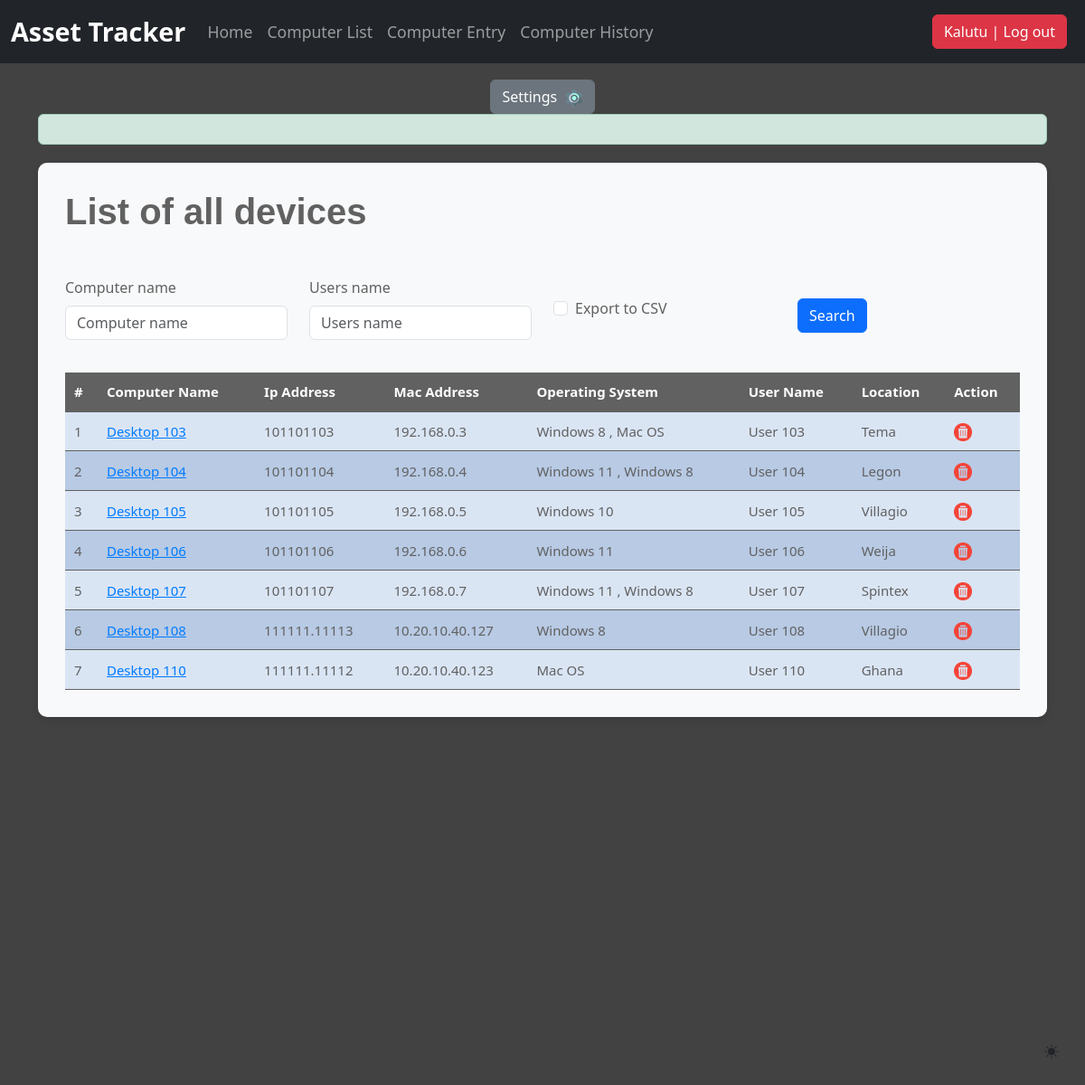
/computer_list/ (signed in), run on the app's committed database.
### djangoapp/models.py (models this page shows, shortened)
class Computer(models.Model):
    computer_name = models.CharField(max_length=30, blank=True, null=True)
    IP_address = models.CharField(max_length=30)
    MAC_address = models.CharField(max_length=30)
    timestamp = models.DateField(auto_now_add = True, auto_now = False, blank=True)
    operating_system = models.ManyToManyField(Operating_system, blank=True)
    users_name = models.CharField(max_length=30, blank=True, null=True)
    location = models.CharField(max_length=30)
    purchase_date = models.DateField("Purchase Date",auto_now_add = False, auto_now = False, blank=True, null=True)
    export_to_CSV = models.BooleanField(default=False)

class Operating_system(models.Model):
    operating_system = models.CharField(max_length=30, blank=True)

### djangoapp/views.py (the view, shortened to what this page needs)
# urls.py: path('computer_list/', computer_list, name='computer_list'),
def computer_list(request):
    title = "List of all devices"
    form = ComputerSearchForm(request.POST or None)
    if request.method == 'POST':
        queryset = Computer.objects.all().order_by('-timestamp').filter(computer_name__icontains=form['computer_name'].value(), users_name__icontains=form['users_name'].value())
    else:
        queryset = Computer.objects.all()
    context = {
        "title": title,
        "queryset": queryset,
        "form": form,
    }
    return render(request, "computer_list.html", context)

### djangoapp/forms.py
class ComputerSearchForm(forms.ModelForm):
    class Meta:
        model = Computer
        fields = ['computer_name', 'users_name', 'export_to_CSV']

### djangoapp/templates/computer_list.html (shortened to what this page needs)
{% extends "header.html" %}
{% load static %}
{% load bootstrap5 %}
{% block header %}
<main class="container">
  {% if request.user.is_authenticated %}
  <div class="alert alert-success custom-alert">
  </div>
  <div class="bg-body-tertiary custom-container">
    <h1 class="title mb-5 custom-title">{{ title }}</h1>
    <div class="row mb-3">
      <form method="post" action="" class="pr-4">
          <div class="row align-items-center">
              {% for field in form %}
              <div class="col-sm-3">
                  {% bootstrap_field field %}
              </div>
              {% if field.name == 'export_to_CSV' %}
              <div class="col-sm-3 ml-auto">
                  <input class="btn btn-primary" type="submit" value="Search" />
              </div>
              {% endif %}
              {% endfor %}
          </div>
      </form>
    </div>
    <table class="custom-table">
        <tr>
            <th>#</th>
            <th>Computer Name</th>
            <th>Ip Address</th>
            <th>Mac Address</th>
            <th>Operating System</th>
            <th>User Name</th>
            <th>Location</th>
            <th>Action</th>
        </tr>
        {% for instance in queryset %}
        <tr>
          <td>{{ forloop.counter }}</td>
          {% if perms.djangoapp.change_computer %}
          <td><a href="{% url 'computer_edit' id=instance.id %}" data-toggle="tooltip" title="edit this item" style="color: #007bff;">{{ instance.computer_name }}</a></td>
          {% else %}
          <td>{{ instance.computer_name }}</td>
          {% endif %}
          <td>{{ instance.MAC_address }}</td>
          <td>{{ instance.IP_address }}</td>
          <td>
              {% for os in instance.operating_system.all %}
                  {{ os.operating_system }}
                  {% if not forloop.last %}, {% endif %}
              {% endfor %}
          </td>
          <td>{{ instance.users_name }}</td>
          <td>{{ instance.location }}</td>
          {% if perms.djangoapp.delete_computer %}
            <td><a href="{% url 'computer_delete' id=instance.id %}" data-toggle="tooltip" title="delete this item"><img class="custom-img" src="{% static 'img/del.png' %}" alt="Delete"></a></td>
          {% else %}
            <td><img class="custom-img" src="{% static 'img/del.png' %}" alt="Delete"></td>
          {% endif %}
        </tr>
        {% endfor %}
    </table>
  </div>
  {% else %}
  <p class="login-link">Log in <a href="/accounts/login">here</a></p>
  {% endif %}
</main>
{% endblock header %}

### djangoapp/templates/navbar.html (shortened to what this page needs)
{% load static %}
<!DOCTYPE html>
<html lang="en">
<head>
    <link href="{% static 'css/bootstrap.min.css' %}" rel="stylesheet">
    <link href="{% static 'css/stylesheet.css' %}" rel="stylesheet">
</head>
<body>
    <nav class="navbar navbar-expand-md navbar-dark fixed-top bg-dark">
        <div class="container-fluid">
            <a class="navbar-brand" href="/">Asset Tracker</a>
            <div class="collapse navbar-collapse" id="navbarCollapse">
                {% if request.user.is_authenticated %}
                <ul class="navbar-nav me-auto mb-2 mb-md-0">
                    <li class="nav-item">
                        <a class="nav-link{% if request.path == '/' %} active{% endif %}" href="/">Home</a>
                    </li>
                    <li class="nav-item">
                        <a class="nav-link{% if request.path == '/computer_list' %} active{% endif %}" href="/computer_list">Computer List</a>
                    </li>
                    <li class="nav-item">
                        <a class="nav-link{% if request.path == '/computer_entry' %} active{% endif %}" href="/computer_entry">Computer Entry</a>
                    </li>
                    <li class="nav-item">
                        <a class="nav-link{% if request.path == '/computerhistory_list' %} active{% endif %}" href="/computerhistory_list">Computer History</a>
                    </li>
                </ul>
                <ul class="navbar-nav ml-auto mb-2 mb-md-0">
                    <li class="nav-item">
                        <a class="nav-link" href="/accounts/logout/">
                            <button class="btn btn-danger">{{ request.user.username }} | Log out</button>
                        </a>
                    </li>
                </ul>
                {% endif %}
            </div>
        </div>
    </nav>
    {% if request.user.is_authenticated %}
    <div class="text-center mt-3">
        <a href="/settings" class="btn btn-settings">
            Settings <img src="{% static 'img/settings.png' %}" alt="Settings Icon">
        </a>
    </div>
    {% endif %}
</body>
</html>

### djangoapp/static/css/stylesheet.css (style rules this page uses)
body { background-image: url(); }
.title { font-family: helvetica; font-weight: bold; font-size: 25px; color: #2e6da4; text-align: left; }
table { width: 100%; text-align: center; font-size: 15px; }
table tr:nth-child(odd) { background: #B8CAE4 }
table tr:nth-child(even) { background: #dae5f4 }

### djangoapp/static/css/navbar-fixed.css (style rules this page uses)
body { min-height: 75rem; padding-top: 4.5rem; }

### djangoapp/templates/navbar.html (style rules this page uses)
.navbar-brand { font-size: 1.8rem; font-weight: bold; }
.nav-link { padding: 0.5rem 1rem; font-size: 1.1rem; transition: color 0.3s ease; }
.btn-settings { color: #fff; background-color: #6c757d; border-color: #6c757d; font-size: 1rem; transition: background-color 0.3s ease, border-color 0.3s ease, color 0.3s ease; }
.btn-settings img { height: 1.2rem; margin-left: 5px; transition: transform 0.3s ease; }

### djangoapp/templates/computer_list.html (style rules this page uses)
body { background-color: #424242; color: #616161; }
.custom-container { background-color: #616161; border-radius: 10px; padding: 30px; box-shadow: 0 4px 8px rgba(0, 0, 0, 0.1); }
.custom-title { font-size: 2.5rem; color: #616161; }
.custom-table { width: 100%; margin-top: 20px; border-collapse: collapse; }
.custom-table th, .custom-table td { padding: 10px; text-align: left; border-bottom: 1px solid #616161; }
.custom-table th { background-color: #616161; color: #ffffff; }
.custom-alert { margin-bottom: 20px; }
.custom-img { height: 20px; }

### data on the page
Computer: computer_name "Desktop 103", MAC_address "101101103", IP_address "192.168.0.3", users_name "User 103", location "Tema"
Operating_system: operating_system "Windows 8"
Operating_system: operating_system "Mac OS"
Computer: computer_name "Desktop 104", MAC_address "101101104", IP_address "192.168.0.4", users_name "User 104", location "Legon"
Operating_system: operating_system "Windows 11"
Computer: computer_name "Desktop 105", MAC_address "101101105", IP_address "192.168.0.5", users_name "User 105", location "Villagio"
Operating_system: operating_system "Windows 10"
Computer: computer_name "Desktop 106", MAC_address "101101106", IP_address "192.168.0.6", users_name "User 106", location "Weija"
Computer: computer_name "Desktop 107", MAC_address "101101107", IP_address "192.168.0.7", users_name "User 107", location "Spintex"
Computer: computer_name "Desktop 108", MAC_address "111111.11113", IP_address "10.20.10.40.127", users_name "User 108", location "Villagio"
Computer: computer_name "Desktop 110", MAC_address "111111.11112", IP_address "10.20.10.40.123", users_name "User 110", location "Ghana"

### other printed values
{{ request.user.username }} "Kalutu"
{{ title }} "List of all devices"
